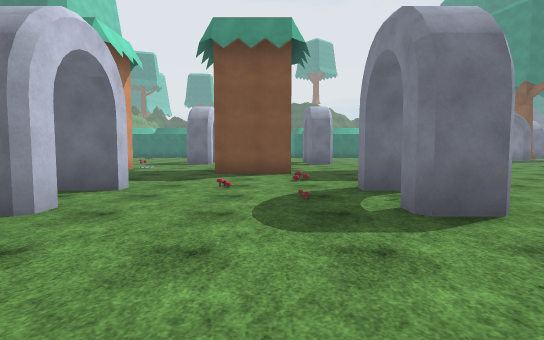
[1] (above)

24 first-person views from a walk through a scene from a Unity 3-D project. The camera is 1.4 m above the floor, tilts 4° down and sees 80° across. The floor is counted in squares, 2 m on a side. Each view is taken from the middle of a square. On the plan, view 1 faces up. The plan holds only what a view shows up to about 10 squares ahead; the rest is blank. The place goes on beyond the plan. Surface patterns are stand-ins for the level's own textures.

[2]
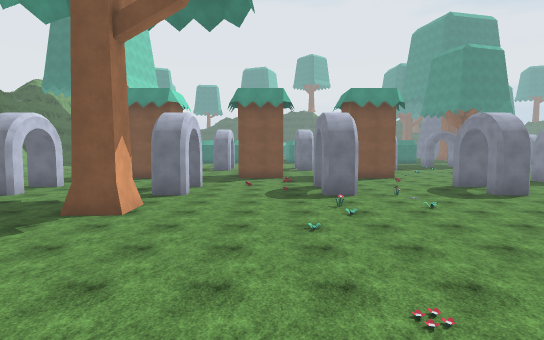

[3]
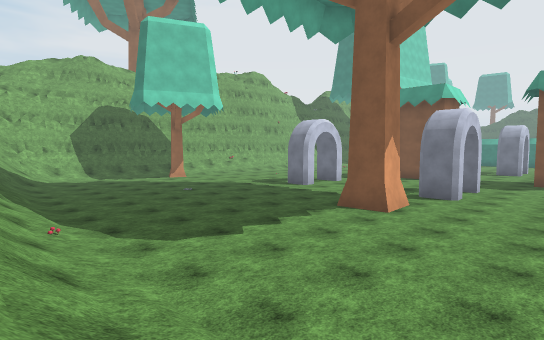

[4]
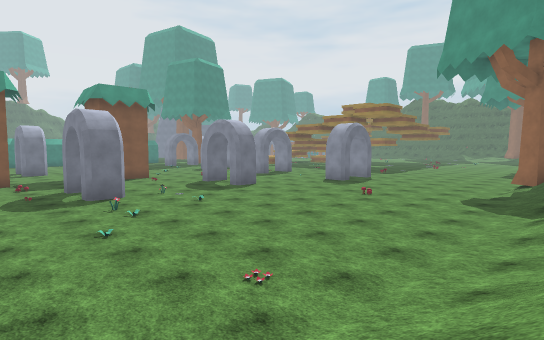

[5]
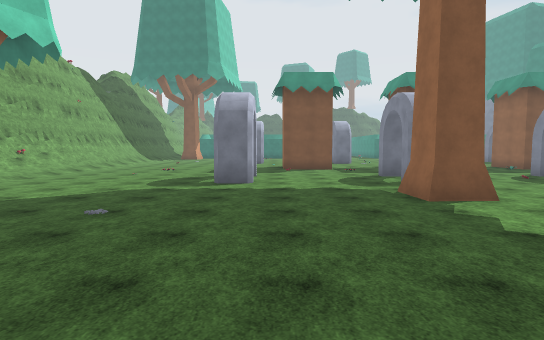

[6]
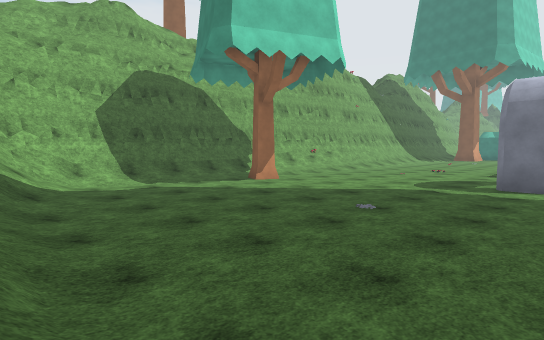

[7]
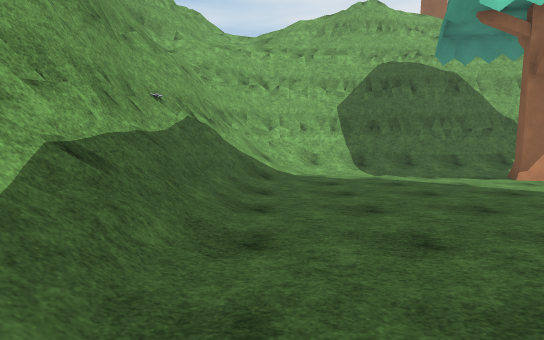

[8]
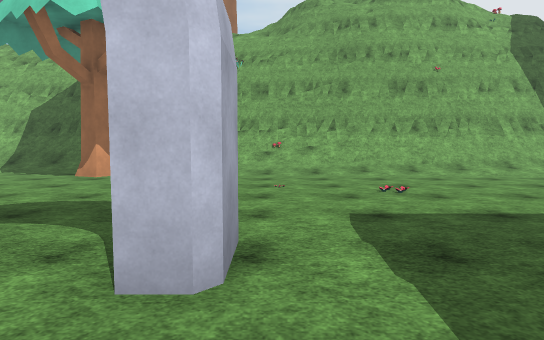

[9]
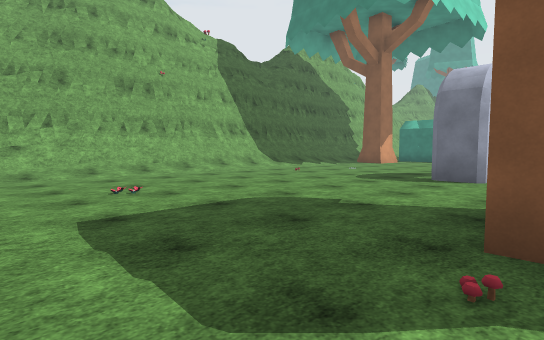

[10]
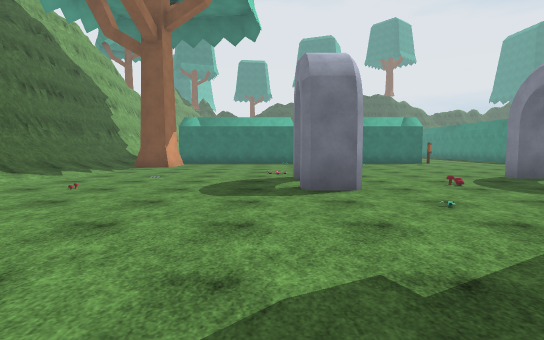

[11]
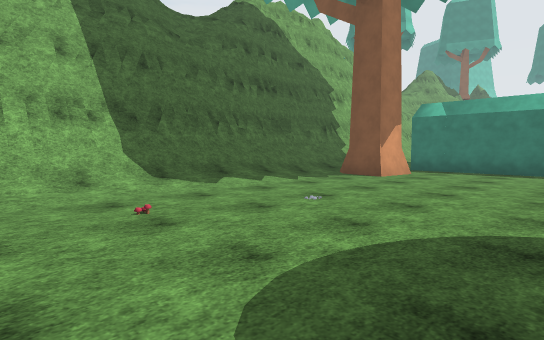

[12]
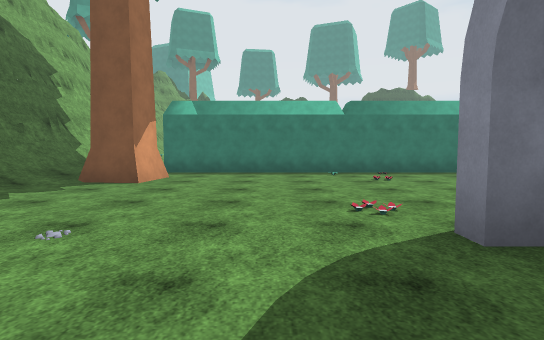

[13]
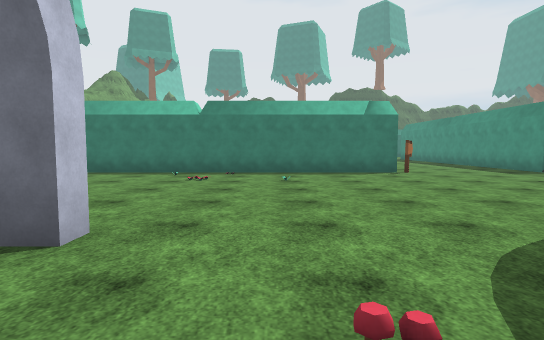

[14]
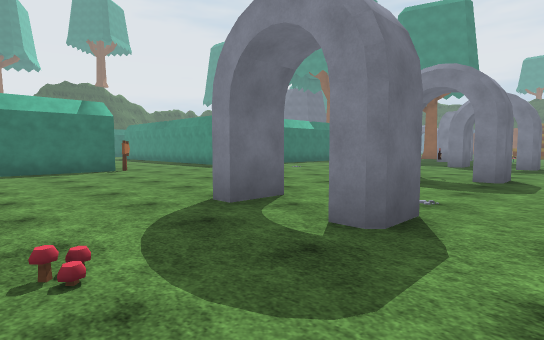

[15]
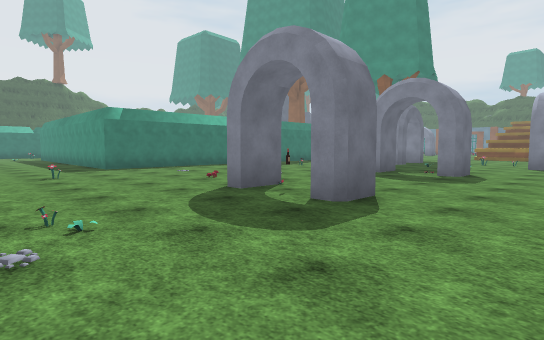

[16]
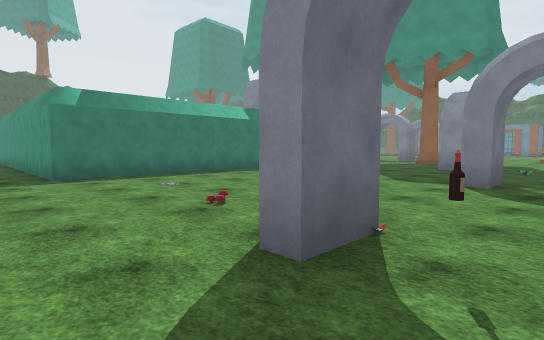

[17]
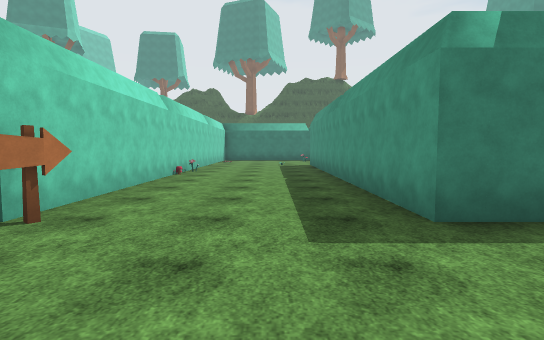

[18]
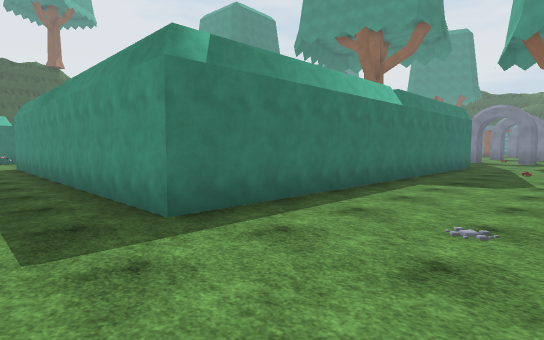

[19]
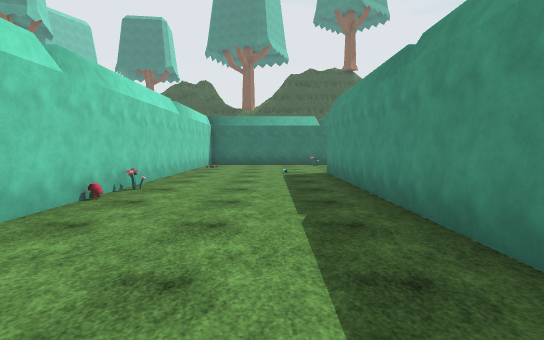

[20]
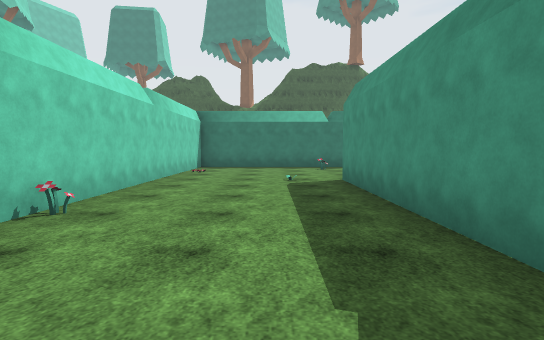

[21]
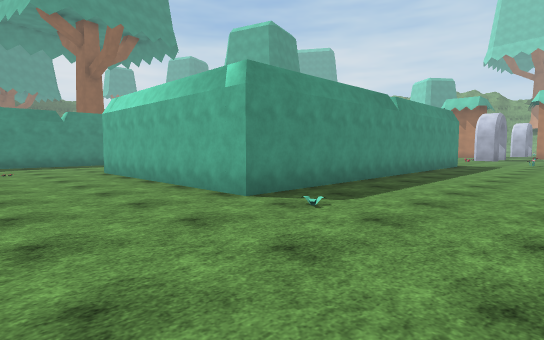

[22]
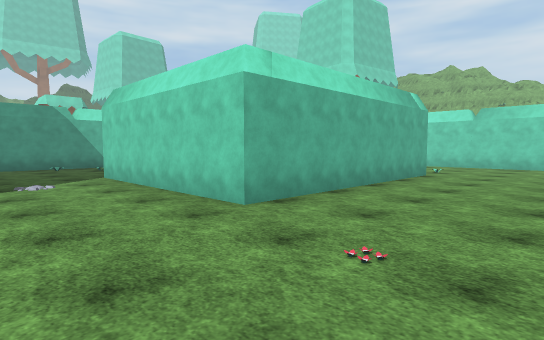

[23]
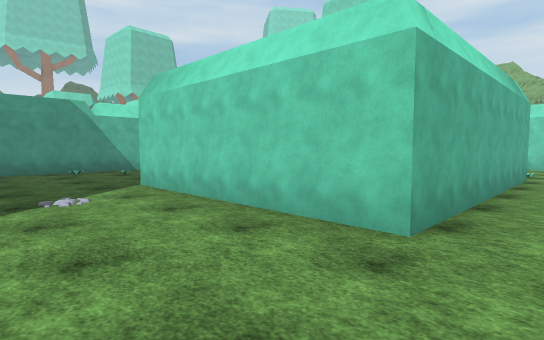

[24]
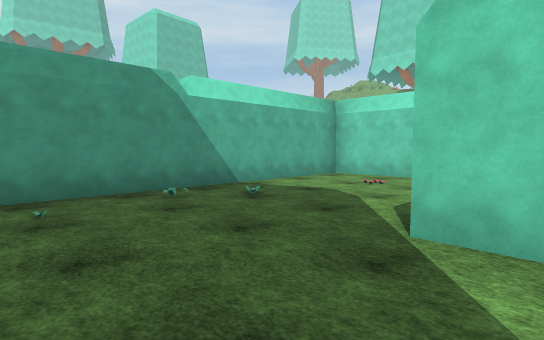

### Floor plan
Key: @ floor where view 1 was taken; # wall or solid block; . floor; / step, stairs or slope; = window, fence, low wall or low ledge; O other object.
Columns run from 17 left of view 1 to 10 right of it. Each row starts with its distance up from view 1.
 35               #...... ......
 34               #.............
 33               #.............
 32               #..O.######...
 31               #....#    #...
 30               #....#    #...
 29               #....#    #...
 28               #O...#    #...
 27               #O...#   .#...
 26               #....# .......
 25               #....#........
 24               #....#....OOO.
 23   #           #....#########
 22  ## ###########O...#########
 21  ##/........................
 20  #//O......O.....O.........O
 19  #//...................
 18  #//..................   ...
 17  #//...............O........
 16  ##/........................
 15  ##/.....O....O....O....O..O
 14  #//.......O....O..O.......
 13  ##/.O...O....O.O..O....O...
 12  ##/......O.................
 11  ##/........   ......
 10  #//.......O O..O ..
  9  #=/.......# ...##..
  8  #//.......O  ......   ..
  7  #//........  ....O.  ..
  6  #/.........  ..O... ..
  5  #/......O....O..O. ..  O
  4  #/................ ......
  3  # ......O....O....O.O..O.
  2  #/O...............O.....
  1 ##//.........OO....O.O..
  0 ##/..............@.......
 -1 #//...............O......O
 -2 #//........................
 -3 ##/.........................
 -4  #=///...................../
 -5  #####=/////O///  //////////
 -6     #####       ///////

Where each view was taken, in squares from view 1:
view 1: 0 up, 0 right, facing up
view 2: 6 down, 0 right, facing up
view 3: 6 down, 0 right, facing up-left
view 4: 6 down, 1 left, facing up-right
view 5: 5 down, 7 left, facing up
view 6: 5 down, 7 left, facing up-left
view 7: 4 down, 7 left, facing left
view 8: 6 up, 6 left, facing left
view 9: 6 up, 6 left, facing up-left
view 10: 8 up, 9 left, facing up
view 11: 12 up, 9 left, facing up-left
view 12: 13 up, 10 left, facing up
view 13: 13 up, 6 left, facing up
view 14: 12 up, 6 left, facing up-right
view 15: 11 up, 2 left, facing up-right
view 16: 14 up, 0 right, facing up-right
view 17: 19 up, 0 right, facing up
view 18: 19 up, 0 right, facing up-right
view 19: 23 up, 0 right, facing up
view 20: 25 up, 0 right, facing up
view 21: 35 up, 2 left, facing down-right
view 22: 35 up, 10 right, facing down-left
view 23: 33 up, 10 right, facing down-left
view 24: 28 up, 10 right, facing down-left
